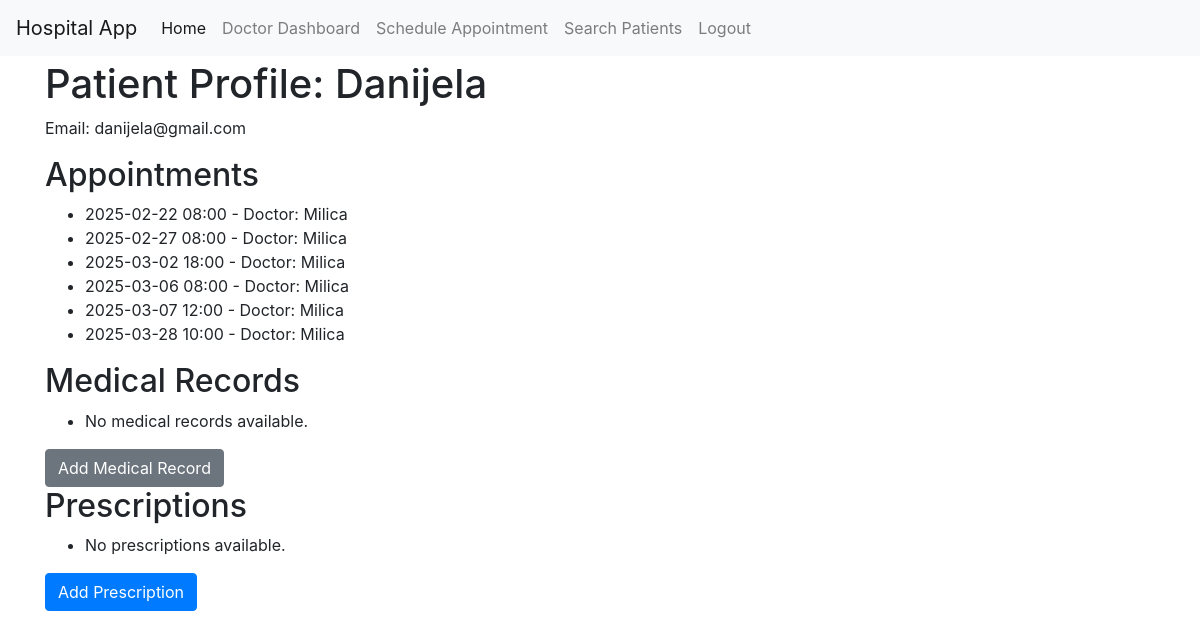
/doctor/patient_profile/1 (signed in), run on an earlier commit of the app's database.
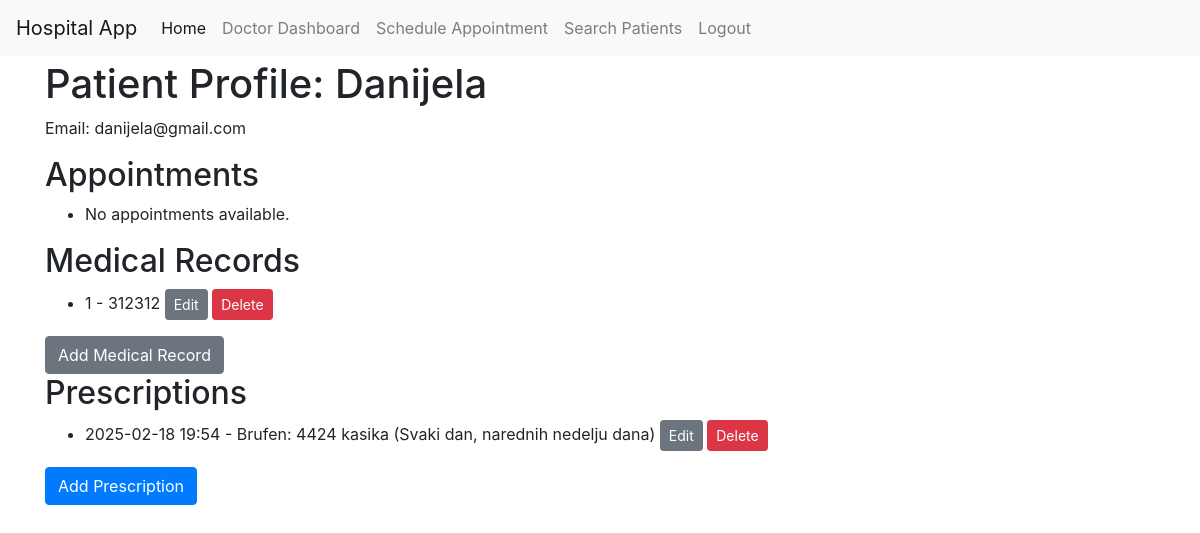
And on a later commit of the database.
### models.py (models this page shows, shortened)
class Appointment(db.Model):
    __tablename__ = 'appointment'
    id = db.Column(db.Integer, primary_key=True)
    appointment_date = db.Column(db.Date, nullable=False)
    appointment_time = db.Column(db.Time, nullable=False)
    patient_id = db.Column(db.Integer, db.ForeignKey('user.id'), nullable=False)
    doctor_id = db.Column(db.Integer, db.ForeignKey('user.id'), nullable=False)
    patient = db.relationship('User', foreign_keys=[patient_id], backref='patient_appointments')
    notes = db.Column(db.Text, nullable=True)

class User(UserMixin, db.Model):
    __tablename__ = 'user'
    id = db.Column(db.Integer, primary_key=True)
    email = db.Column(db.String(120), index=True, unique=True, nullable=False)
    password_hash = db.Column(db.String(128), nullable=False)
    role = db.Column(db.String(20), default='patient', nullable=False)  # role: admin, doctor, patient
    appointments = db.relationship('Appointment', backref='doctor', lazy=True, foreign_keys='Appointment.doctor_id')  # Specify foreign key
    medical_records = db.relationship('MedicalRecord', backref='patient', lazy=True)
    name = db.Column(db.String(64), index=True)
    specialization = db.Column(db.String(100), nullable=True)
    position = db.Column(db.String(100), nullable=True)  # Staff

class MedicalRecord(db.Model):
    __tablename__ = 'medical_record'
    id = db.Column(db.Integer, primary_key=True)
    patient_id = db.Column(db.Integer, db.ForeignKey('user.id'), nullable=False)
    report = db.Column(db.Text, nullable=False)

class Prescription(db.Model):
    __tablename__ = 'prescription'
    id = db.Column(db.Integer, primary_key=True)
    doctor_id = db.Column(db.Integer, db.ForeignKey('user.id'), nullable=False)
    patient_id = db.Column(db.Integer, db.ForeignKey('user.id'), nullable=False)
    date = db.Column(db.DateTime, default=datetime.utcnow, nullable=False)
    medication = db.Column(db.String(100), nullable=False)
    dosage = db.Column(db.String(100), nullable=False)
    instructions = db.Column(db.Text, nullable=False)

### app.py (the view)
@app.route('/doctor/patient_profile/<int:patient_id>')
@login_required
def patient_profile(patient_id):
    if current_user.role != 'doctor':
        return "You are not authorized to access this page."
    patient = User.query.get_or_404(patient_id)
    appointments = Appointment.query.filter_by(patient_id=patient.id).order_by(Appointment.appointment_date, Appointment.appointment_time).all()
    medical_records = MedicalRecord.query.filter_by(patient_id=patient.id).all()
    prescriptions = Prescription.query.filter_by(patient_id=patient.id).all()
    return render_template('doctor/patient_profile.html', patient=patient, appointments=appointments, medical_records=medical_records, prescriptions=prescriptions)

### app.py (called while the page is built)
@login_manager.user_loader
def load_user(user_id):
    return db.session.get(User, int(user_id))

### templates/doctor/patient_profile.html
{% extends 'base.html' %} {% block content %}
<h1>Patient Profile: {{ patient.name }}</h1>
<p>Email: {{ patient.email }}</p>
<h2>Appointments</h2>
<ul>
	{% for appointment in appointments %}
	<li>
		{{ appointment.appointment_date.strftime('%Y-%m-%d') }} {{
		appointment.appointment_time.strftime('%H:%M') }} - Doctor: {{
		appointment.doctor.name }}
	</li>
	{% else %}
	<li>No appointments available.</li>
	{% endfor %}
</ul>
<h2>Medical Records</h2>
<ul>
	{% for record in medical_records %}
	<li>
		{{ record.id }} - {{ record.report }}
		<a
			href="{{ url_for('edit_medical_record', record_id=record.id) }}"
			class="btn btn-sm btn-secondary"
			>Edit</a
		>
		<form
			action="{{ url_for('delete_medical_record', record_id=record.id) }}"
			method="POST"
			style="display: inline"
		>
			<button type="submit" class="btn btn-sm btn-danger">Delete</button>
		</form>
	</li>
	{% else %}
	<li>No medical records available.</li>
	{% endfor %}
</ul>
<a
	href="{{ url_for('add_medical_record', appointment_id=0, patient_id=patient.id) }}"
	class="btn btn-secondary"
	>Add Medical Record</a
>
<h2>Prescriptions</h2>
<ul>
	{% for prescription in prescriptions %}
	<li>
		{{ prescription.date.strftime('%Y-%m-%d %H:%M') }} - {{
		prescription.medication }}: {{ prescription.dosage }} ({{
		prescription.instructions }})
		<a
			href="{{ url_for('edit_prescription', prescription_id=prescription.id) }}"
			class="btn btn-sm btn-secondary"
			>Edit</a
		>
		<form
			action="{{ url_for('delete_prescription', prescription_id=prescription.id) }}"
			method="POST"
			style="display: inline"
		>
			<button type="submit" class="btn btn-sm btn-danger">Delete</button>
		</form>
	</li>
	{% else %}
	<li>No prescriptions available.</li>
	{% endfor %}
</ul>
<a
	href="{{ url_for('issue_prescription', patient_id=patient.id) }}"
	class="btn btn-primary"
	>Add Prescription</a
>
{% endblock %}

What changed in the data, as far as the page shows it:
removed Appointment: appointment_date "2025-02-22", appointment_time "08:00", doctor.name "Milica"
removed Appointment: appointment_date "2025-02-27", appointment_time "08:00", doctor.name "Milica"
removed Appointment: appointment_date "2025-03-02", appointment_time "18:00", doctor.name "Milica"
removed Appointment: appointment_date "2025-03-06", appointment_time "08:00", doctor.name "Milica"
removed Appointment: appointment_date "2025-03-07", appointment_time "12:00", doctor.name "Milica"
removed Appointment: appointment_date "2025-03-28", appointment_time "10:00", doctor.name "Milica"
added MedicalRecord: id "1", report "312312"
added Prescription: date "2025-02-18 19:54", medication "Brufen", dosage "4424 kasika", instructions "Svaki dan, narednih nedelju dana"
Also different on the page:
text no longer shown: "No medical records available. No prescriptions available."
text now shown: "No appointments available."
